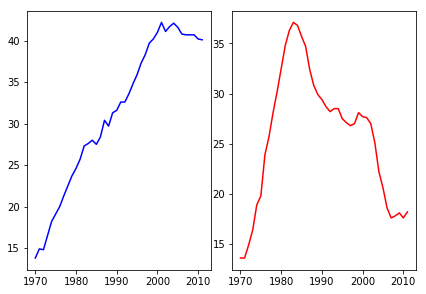

Python code for this plot:
# -*- coding: utf-8 -*-
"""
Created on Fri Mar 13 00:44:30 2020

@author: 666292
"""

import matplotlib.pyplot as plt

import pandas as pd 

degrees=pd.read_csv('D:/python_docs/bachelor_degree_women_data.csv')

year=degrees['Year']
physical_sciences=degrees['Physical Sciences']
computer_science=degrees['Computer Science']

# Create plot axes for the first line plot
plt.axes([0.05,0.05,0.425,0.9])

# Plot in blue the % of degrees awarded to women in the Physical Sciences
plt.plot(year, physical_sciences, color='blue')

# Create plot axes for the second line plot
plt.axes([0.525,0.05,0.425,0.9])


# Plot in red the % of degrees awarded to women in Computer Science
plt.plot(year, computer_science, color='red')


# Display the plot
plt.show()
